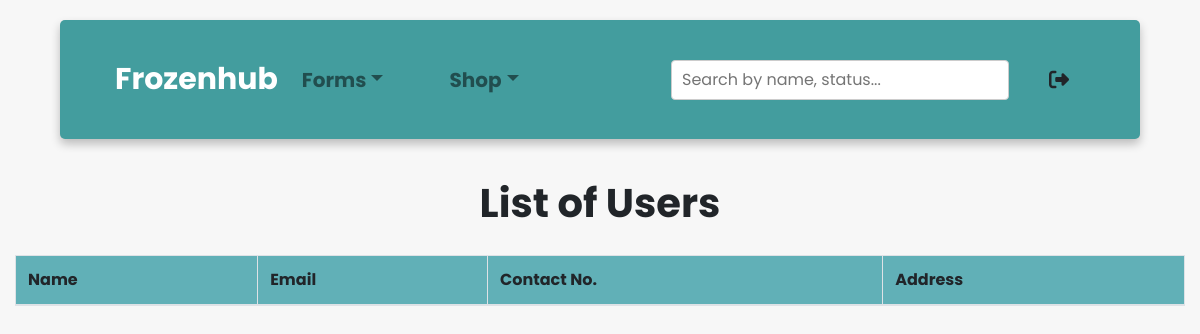
/admin/index.php?view_users (signed in), run on an earlier commit of the app's database.
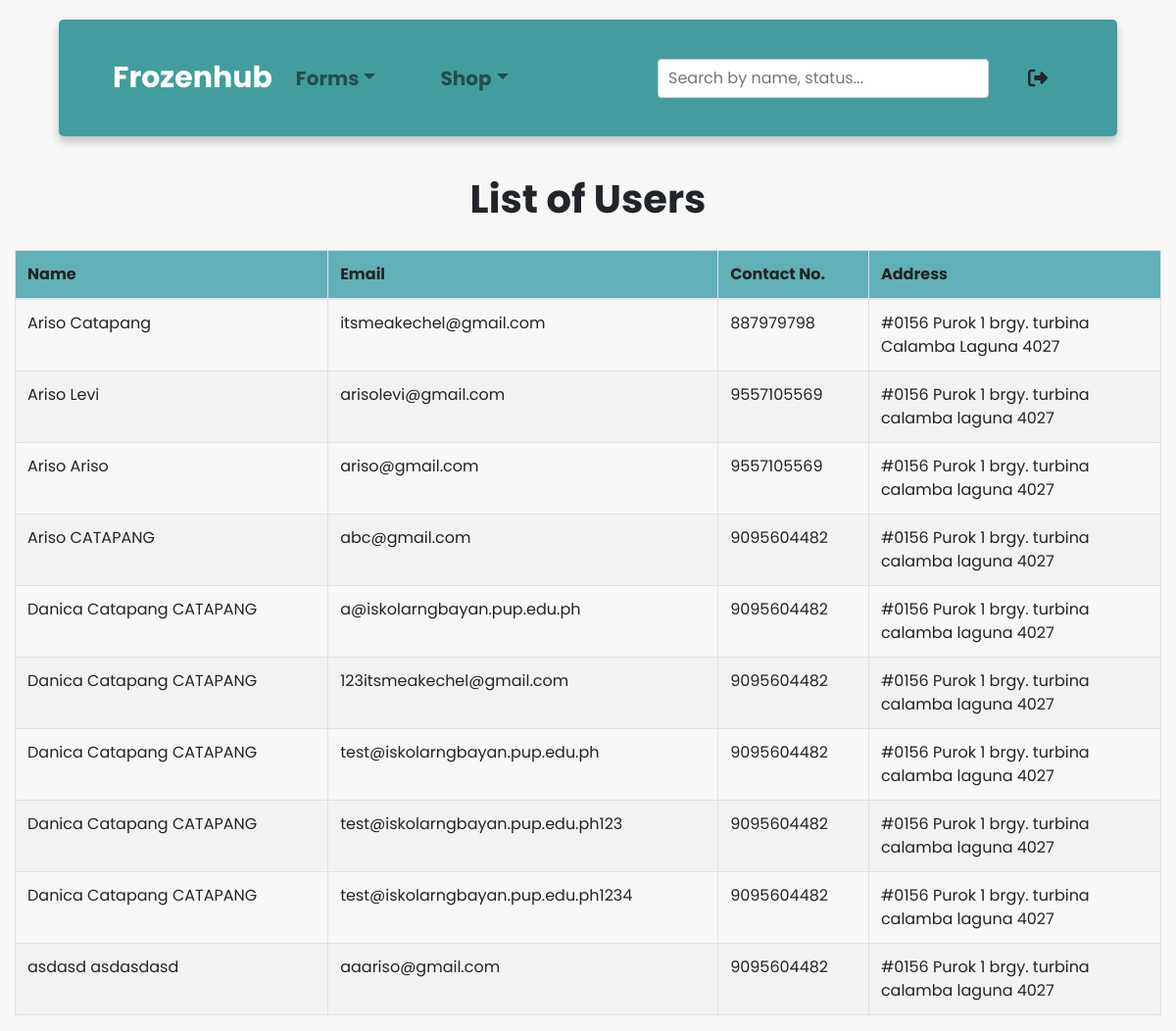
And on a later commit of the database.
### tables this page shows
CREATE TABLE `user_details` (
  `user_id` int(11) NOT NULL,
  `fname` varchar(255) NOT NULL,
  `lname` varchar(255) NOT NULL,
  `email` varchar(255) DEFAULT NULL,
  `password` varchar(255) DEFAULT NULL,
  `user_ip` varchar(255) DEFAULT NULL,
  `user_address` varchar(255) DEFAULT NULL,
  `user_province` varchar(255) DEFAULT NULL,
  `user_city` varchar(255) DEFAULT NULL,
  `user_zip` int(100) DEFAULT NULL,
  `user_mobile` bigint(100) NOT NULL
);

### admin/shop/view_users.php (the view)
<div class="container-fluid">
  <h1 class="text-center" style="padding: 20px; font-weight:bold">List of Users</h1>
  <table id="table" class="table table-stripped table-bordered dataTable responsive display nowrap no-footer dtr-inline collapsed printTable darkBG" role="grid" cellspacing="0" style="width:100%">
  <thead style="background-color: #61b0b7">
        <tr>
            <th> Name </th>
            <th> Email</th>
            <th> Contact No. </th>
            <th> Address </th>
        </tr>
    </thead>
    <tbody>
<?php
$user_details = "SELECT * FROM user_details";
$result_category= mysqli_query($conn,$user_details);
while($row = mysqli_fetch_assoc($result_category)) {
    $fname = $row['fname'];
    $lname = $row['lname'];
    $email = $row['email'];
    $mobile = $row['user_mobile'];
    $address = $row['user_address'];
    $province = $row['user_province'];
    $city = $row['user_city'];
    $zip = $row['user_zip'];
    echo'
    <tr>
        <td>'. $fname.'&nbsp'.  $lname.'</td>
        <td>'.  $email.'</td>
        <td>'. $mobile .'</td>
        <td>'. $address.'&nbsp<br>'. $city.'&nbsp'. $province .'&nbsp'.$zip .'</td>'
        ;}?>
    </tbody>
        </table>

What changed in the data, as far as the page shows it:
added user_details: fname "Ariso", lname "Catapang", email "itsmeakechel@gmail.com", user_mobile "887979798", user_address "#0156 Purok 1 brgy. turbina", user_city "Calamba", user_province "Laguna", user_zip "4027"
added user_details: fname "Ariso", lname "Levi", email "arisolevi@gmail.com", user_mobile "9557105569", user_address "#0156 Purok 1 brgy. turbina", user_city "calamba", user_province "laguna", user_zip "4027"
added user_details: fname "Ariso", lname "Ariso", email "ariso@gmail.com", user_mobile "9557105569", user_address "#0156 Purok 1 brgy. turbina", user_city "calamba", user_province "laguna", user_zip "4027"
added user_details: fname "Ariso", lname "CATAPANG", email "abc@gmail.com", user_mobile "9095604482", user_address "#0156 Purok 1 brgy. turbina", user_city "calamba", user_province "laguna", user_zip "4027"
added user_details: fname "Danica Catapang", lname "CATAPANG", email "a@iskolarngbayan.pup.edu.ph", user_mobile "9095604482", user_address "#0156 Purok 1 brgy. turbina", user_city "calamba", user_province "laguna", user_zip "4027"
added user_details: fname "Danica Catapang", lname "CATAPANG", email "123itsmeakechel@gmail.com", user_mobile "9095604482", user_address "#0156 Purok 1 brgy. turbina", user_city "calamba", user_province "laguna", user_zip "4027"
added user_details: fname "Danica Catapang", lname "CATAPANG", email "test@iskolarngbayan.pup.edu.ph", user_mobile "9095604482", user_address "#0156 Purok 1 brgy. turbina", user_city "calamba", user_province "laguna", user_zip "4027"
added user_details: fname "Danica Catapang", lname "CATAPANG", email "test@iskolarngbayan.pup.edu.ph123", user_mobile "9095604482", user_address "#0156 Purok 1 brgy. turbina", user_city "calamba", user_province "laguna", user_zip "4027"
added user_details: fname "Danica Catapang", lname "CATAPANG", email "test@iskolarngbayan.pup.edu.ph1234", user_mobile "9095604482", user_address "#0156 Purok 1 brgy. turbina", user_city "calamba", user_province "laguna", user_zip "4027"
added user_details: fname "asdasd", lname "asdasdasd", email "aaariso@gmail.com", user_mobile "9095604482", user_address "#0156 Purok 1 brgy. turbina", user_city "calamba", user_province "laguna", user_zip "4027"
